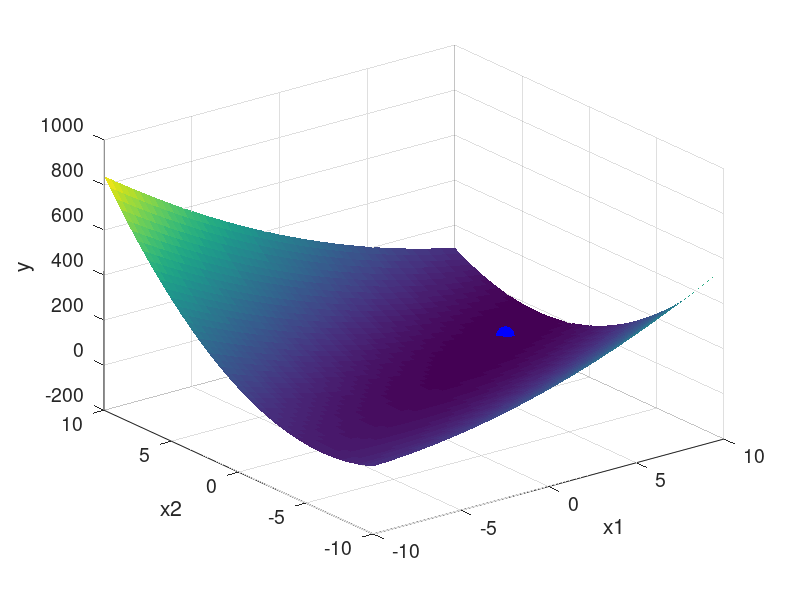

Write the MATLAB code that produced this figure. (Note: this script raises an error after producing the figure.)
addpath('../code')

set(0, 'defaultaxesfontsize', 14);
set(0, 'defaulttextfontsize', 14);


% исходные данные
F = @(X) 3*X(1)^2 - 3*X(1)*X(2) + X(2)^2 + 7*X(1) - 7*X(2);
X1 = X2 = linspace(-10, 10, 50)';
[XX1, XX2] = meshgrid(X1, X2);

YY = []; 
for i = 1:length(X1)
    Y = []; 
    for j = 1:length(X2)
        Y = [Y, F([X1(i) X2(j)])];
    end 
    YY = [YY; Y]; 
end

% вывод графика
surf(XX1, XX2, YY, 'edgecolor', 'none');
hold on
xlabel("x1");
ylabel("x2");
zlabel("y");


% поиск минимума 
X0 = [1 -2];
[Xm ym] = fminunc(F, X0)
plot3(Xm(2), Xm(1), ym, 'b.', 'MarkerSize', 40);

gradparams = struct('h', 1);
[Xm, ym, info] = graddesc(F, X0, 0.5, 'primal', gradparams)
plot3(Xm(2), Xm(1), ym, 'r.', 'MarkerSize', 40);
plot3(info.Approx(:, 2), info.Approx(:, 1), info.Approx(:, 3), 'r', 'LineWidth', 3);


% количество вычислений в зависимости от масштаба (шага)
figure;

H = linspace(0.05, 0.8, 6);
for i = 1:length(H)
    subplot(2, 3, i);
    contour(XX1, XX2, YY, 20);
    hold on;

    gradparams = struct('h', H(i));
    [Xm, ym, info] = graddesc(F, X0, 0.5, 'primal', gradparams);
    plot(Xm(2), Xm(1), 'r.', 'MarkerSize', 20);
    plot(info.Approx(:, 2), info.Approx(:, 1), 'r', 'LineWidth', 3);
    title(['Масштаб ' num2str(H(i)) ', Шагов ' num2str(info.nstep) ', Вычислений ' num2str(info.ncalc)]);
end


pause
